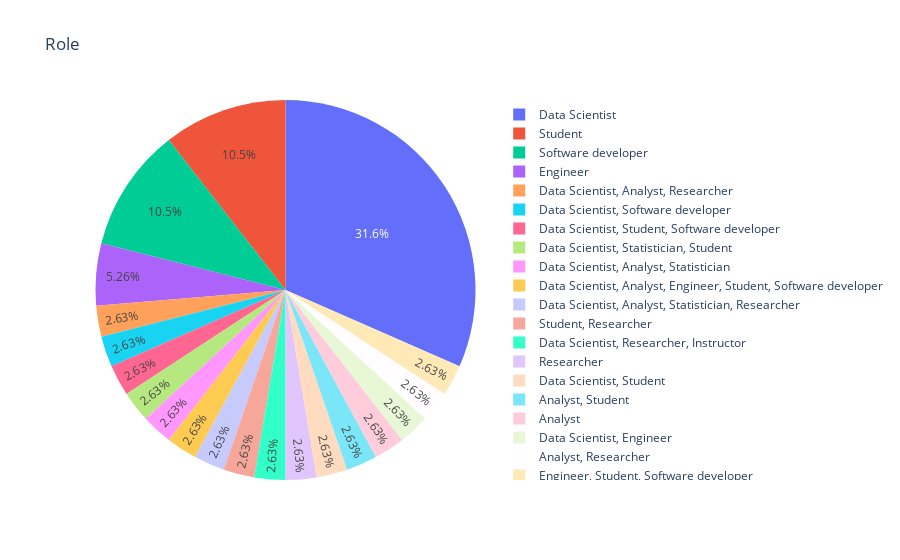

Source (notebook cell):
### Code cell
import plotly.express as px

filtered_list = [1]

subset = df_use[df_use["status_n"].isin(filtered_list)]
subset

fig = px.pie(subset, values='count', names='role', title='Role')

fig.show()

### Figure 1 — Plotly figure (JSON) as saved in the notebook; plotly's stock layout.template omitted (floating-point values rounded to 4 significant figures)
{"data": [{"domain": {"x": [0, 1], "y": [0, 1]}, "hovertemplate": "role=%{label}<br>count=%{value}<extra></extra>", "labels": ["Data Scientist", "Data Scientist, Analyst, Researcher", "Engineer", "Student", "Data Scientist", "Data Scientist, Software developer", "Data Scientist, Student, Software developer", "Software developer", "Data Scientist, Statistician, Student", "Data Scientist", "Data Scientist", "Data Scientist, Analyst, Statistician", "Data Scientist", "Data Scientist, Analyst, Engineer, Student, Software developer", "Data Scientist", "Software developer", "Software developer", "Data Scientist, Analyst, Statistician, Researcher", "Data Scientist", "Data Scientist", "Data Scientist", "Student, Researcher", "Data Scientist", "Data Scientist, Researcher, Instructor", "Researcher", "Software developer", "Student", "Data Scientist, Student", "Analyst, Student", "Analyst", "Engineer", "Data Scientist, Engineer", "Analyst, Researcher", "Data Scientist", "Data Scientist", "Engineer, Student, Software developer", "Student", "Student"], "legendgroup": "", "name": "", "showlegend": true, "type": "pie", "values": [1, 1, 1, 1, 1, 1, 1, 1, 1, 1, 1, 1, 1, 1, 1, 1, 1, 1, 1, 1, 1, 1, 1, 1, 1, 1, 1, 1, 1, 1, 1, 1, 1, 1, 1, 1, 1, 1]}], "layout": {"legend": {"tracegroupgap": 0}, "title": {"text": "Role"}}}
